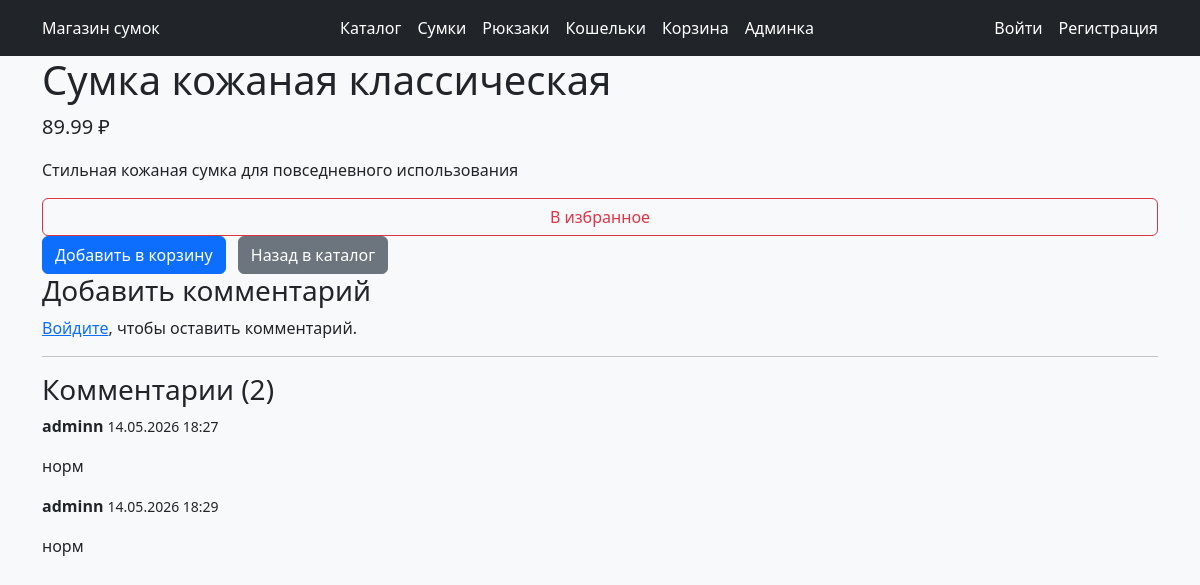
/product/1/, run on the app's committed database.
### shop/models.py (models this page shows, shortened)
class Product(models.Model):
    category = models.ForeignKey(
        Category,
        on_delete=models.CASCADE,
        related_name='products'
    )
    title = models.CharField(max_length=255)
    description = models.TextField(blank=True)
    price = models.DecimalField(max_digits=10, decimal_places=2)
    image = models.ImageField(upload_to='products/', blank=True)
    created_at = models.DateTimeField(auto_now_add=True)

class Comment(models.Model):
    user = models.ForeignKey(
        User,
        on_delete=models.CASCADE,
        related_name='comments'
    )
    product = models.ForeignKey(
        Product,
        on_delete=models.CASCADE,
        related_name='comments'
    )
    text = models.TextField()
    created_at = models.DateTimeField(auto_now_add=True)
    class Meta:
        ordering = ['created_at']

### shop/views.py (the view, shortened to what this page needs)
# urls.py: path('product/<int:pk>/', views.ProductDetailView.as_view(), name='product_detail'),
class ProductDetailView(DetailView):
    model = Product
    template_name = 'shop/product_detail.html'
    context_object_name = 'product'
    def get_context_data(self, **kwargs):
        context = super().get_context_data(**kwargs)
        context['comment_form'] = CommentForm()
        context['comments'] = self.object.comments.all()
        return context

### shop/context_processors.py (called while the page is built)
def menu_categories(request):
    return {
        'menu_categories': Category.objects.filter(pk__isnull=False)
    }

### shop/templates/shop/product_detail.html (shortened to what this page needs)
{% extends "shop/base.html" %}
{% block content %}
<h1>{{ product.title }}</h1>
<p class="lead">{{ product.price }} ₽</p>
<p>{{ product.description }}</p>
<a href="{% url 'shop:favorite_toggle' product.id %}"
   class="btn {% if product.id in favorite_ids %}btn-danger{% else %}btn-outline-danger{% endif %} w-100">
    {% if product.id in favorite_ids %}В избранном{% else %}В избранное{% endif %}
</a>
<a href="{% url 'shop:add_to_cart' pk=product.pk %}" class="btn btn-primary">
    Добавить в корзину
</a>
<a href="{% url 'shop:product_list' %}" class="btn btn-secondary ms-2">
    Назад в каталог
</a>
<h3>Добавить комментарий</h3>
{% if user.is_authenticated %}
<form method="post">
    {% csrf_token %}
    {{ comment_form.as_p }}
    <button type="submit">Отправить</button>
</form>
{% else %}
<p><a href="{% url 'user:login' %}">Войдите</a>, чтобы оставить комментарий.</p>
{% endif %}
<hr>
<h3>Комментарии ({{ comments|length }})</h3>
{% for comment in comments %}
<div class="comment">
    <strong>{{ comment.user.username }}</strong>
    <small>{{ comment.created_at|date:"d.m.Y H:i" }}</small>
    <p>{{ comment.text|linebreaks }}</p>
</div>
{% empty %}
<p>Пока нет комментариев. Будьте первым!</p>
{% endfor %}
{% endblock %}

### shop/static/shop/style.css (style rules this page uses)
body { background: #fcfafa; }

### data on the page
Product: title "Сумка кожаная классическая", price "89.99", description "Стильная кожаная сумка для повседневного использования"
Comment: user.username "adminn", created_at "14.05.2026 18:27", text "норм"
Comment: user.username "adminn", created_at "14.05.2026 18:29", text "норм"

### other printed values
{{ comments|length }} "2"
